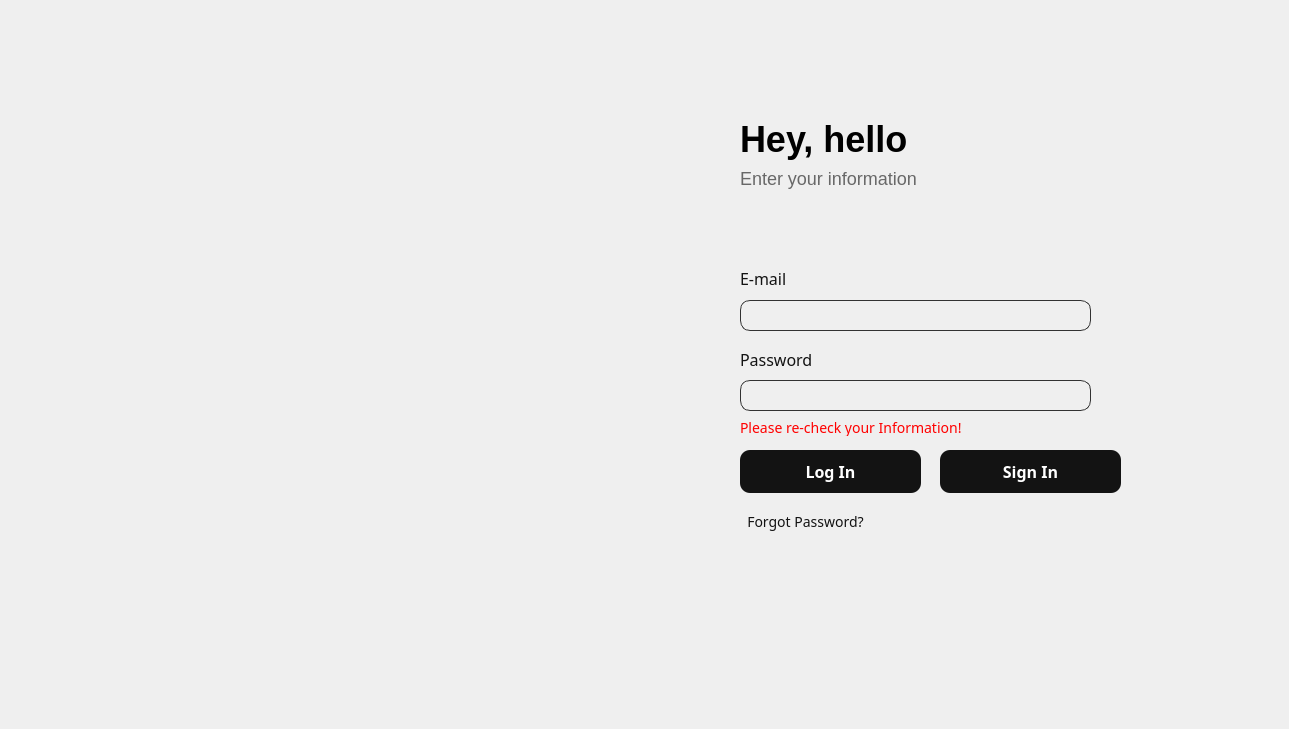
    <widget class="QWidget" name="page_1">
     <widget class="QPushButton" name="forget_btn">
      <property name="geometry">
       <rect>
        <x>710</x>
        <y>500</y>
        <width>191</width>
        <height>43</height>
       </rect>
      </property>
      <property name="sizePolicy">
       <sizepolicy hsizetype="Minimum" vsizetype="Fixed">
        <horstretch>0</horstretch>
        <verstretch>0</verstretch>
       </sizepolicy>
      </property>
      <property name="font">
       <font>
        <family>Poppins</family>
        <pointsize>-1</pointsize>
        <weight>50</weight>
        <italic>false</italic>
        <bold>false</bold>
        <underline>false</underline>
        <strikeout>false</strikeout>
       </font>
      </property>
      <property name="cursor">
       <cursorShape>PointingHandCursor</cursorShape>
      </property>
      <property name="styleSheet">
       <string notr="true">QPushButton{




text-align:left;
  background-color: rgba(0,0,0,0);
  border-color: rgb(0, 0, 238);
  border-style: none;
  font: inherit;
  height: auto;
  padding: 0;

  text-align: start;
  text-decoration: underline;
 
  width: auto;
text-decoration:none;
font-family:Poppins;
font-weight:800;
font-size:14px;
color:rgb(19, 19, 19);


font-family: 'Poppins';
font-style: normal;
font-weight: 400;
font-size: 14px;
line-height: 24px;

}</string>
      </property>
      <property name="text">
       <string>Forgot Password?</string>
      </property>
      <property name="checkable">
       <bool>false</bool>
      </property>
     </widget>
     <widget class="QLabel" name="text2_2">
      <property name="geometry">
       <rect>
        <x>740</x>
        <y>340</y>
        <width>79</width>
        <height>40</height>
       </rect>
      </property>
      <property name="font">
       <font>
        <family>Poppins</family>
        <pointsize>-1</pointsize>
        <weight>50</weight>
        <italic>false</italic>
        <bold>false</bold>
       </font>
      </property>
      <property name="focusPolicy">
       <enum>Qt::ClickFocus</enum>
      </property>
      <property name="styleSheet">
       <string notr="true">font-family: 'Poppins';
font-style: normal;
font-weight: 400;
font-size: 16px;
line-height: 24px;
background:rgba(0,0,0,0);


color: rgb(19, 19, 19);</string>
      </property>
      <property name="text">
       <string>Password</string>
      </property>
     </widget>
     <widget class="QPushButton" name="Login_btn">
      <property name="geometry">
       <rect>
        <x>740</x>
        <y>450</y>
        <width>181</width>
        <height>43</height>
       </rect>
      </property>
      <property name="sizePolicy">
       <sizepolicy hsizetype="Minimum" vsizetype="Fixed">
        <horstretch>0</horstretch>
        <verstretch>0</verstretch>
       </sizepolicy>
      </property>
      <property name="font">
       <font>
        <family>Poppins</family>
        <pointsize>-1</pointsize>
        <weight>62</weight>
        <italic>false</italic>
        <bold>true</bold>
       </font>
      </property>
      <property name="cursor">
       <cursorShape>PointingHandCursor</cursorShape>
      </property>
      <property name="styleSheet">
       <string notr="true">QPushButton{
background-color: rgb(19, 19, 19); border-radius: 10px; padding: 10px; color:white;
font-family: 'Poppins';
font-style: normal;
font-weight: 500;
font-size: 16px;
line-height: 24px;

}
QPushButton:hover{
background:rgb(129, 129, 129);
border-radius:10px;
}

</string>
      </property>
      <property name="text">
       <string>Log In</string>
      </property>
      <property name="checkable">
       <bool>false</bool>
      </property>
     </widget>
     <widget class="QLabel" name="heyhello">
      <property name="geometry">
       <rect>
        <x>740</x>
        <y>114</y>
        <width>242</width>
        <height>51</height>
       </rect>
      </property>
      <property name="styleSheet">
       <string notr="true">font-family: 'Poppins';
font-style: normal;
background:rgba(0,0,0,0);
font-weight: 700;
font-size: 36px;
line-height: 54px;

</string>
      </property>
      <property name="text">
       <string>Hey, hello</string>
      </property>
     </widget>
     <widget class="QLabel" name="text1_2">
      <property name="geometry">
       <rect>
        <x>740</x>
        <y>259</y>
        <width>85</width>
        <height>40</height>
       </rect>
      </property>
      <property name="font">
       <font>
        <family>Poppins</family>
        <pointsize>-1</pointsize>
        <weight>50</weight>
        <italic>false</italic>
        <bold>false</bold>
       </font>
      </property>
      <property name="focusPolicy">
       <enum>Qt::ClickFocus</enum>
      </property>
      <property name="styleSheet">
       <string notr="true">font-family: 'Poppins';
font-style: normal;
font-weight: 400;
font-size: 16px;
line-height: 24px;

background:rgba(0,0,0,0);

color: rgb(19, 19, 19);</string>
      </property>
      <property name="text">
       <string>E-mail</string>
      </property>
     </widget>
     <widget class="QLineEdit" name="email_login">
      <property name="geometry">
       <rect>
        <x>740</x>
        <y>300</y>
        <width>351</width>
        <height>31</height>
       </rect>
      </property>
      <property name="styleSheet">
       <string notr="true">background-color: white; border-radius: 10px; padding-left: 10px;
background:rgba(0,0,0,0);
border: 1px solid rgb(50,50,50);</string>
      </property>
      <property name="text">
       <string/>
      </property>
      <property name="echoMode">
       <enum>QLineEdit::Normal</enum>
      </property>
     </widget>
     <widget class="QLabel" name="background">
      <property name="geometry">
       <rect>
        <x>0</x>
        <y>0</y>
        <width>1280</width>
        <height>720</height>
       </rect>
      </property>
      <property name="styleSheet">
       <string notr="true">background:url(&quot;:/Icons/Icons/Images/loginpage.png&quot;);</string>
      </property>
      <property name="text">
       <string/>
      </property>
     </widget>
     <widget class="QLabel" name="information">
      <property name="geometry">
       <rect>
        <x>740</x>
        <y>134</y>
        <width>242</width>
        <height>89</height>
       </rect>
      </property>
      <property name="styleSheet">
       <string notr="true">background:rgba(0,0,0,0);

font-family: 'Poppins';
font-style: normal;
font-weight: 275;
font-size: 18px;
line-height: 27px;
/* identical to box height */


color: rgb(104, 104, 104);

</string>
      </property>
      <property name="text">
       <string>Enter your information</string>
      </property>
     </widget>
     <widget class="QLineEdit" name="password_2">
      <property name="geometry">
       <rect>
        <x>740</x>
        <y>380</y>
        <width>351</width>
        <height>31</height>
       </rect>
      </property>
      <property name="styleSheet">
       <string notr="true">background-color: white; border-radius: 10px; padding: 10px;
background:rgba(0,0,0,0);
border: 1px solid rgb(50,50,50);</string>
      </property>
      <property name="text">
       <string/>
      </property>
      <property name="echoMode">
       <enum>QLineEdit::Password</enum>
      </property>
     </widget>
     <widget class="QPushButton" name="Login_btn_2">
      <property name="geometry">
       <rect>
        <x>940</x>
        <y>450</y>
        <width>181</width>
        <height>43</height>
       </rect>
      </property>
      <property name="sizePolicy">
       <sizepolicy hsizetype="Minimum" vsizetype="Fixed">
        <horstretch>0</horstretch>
        <verstretch>0</verstretch>
       </sizepolicy>
      </property>
      <property name="font">
       <font>
        <family>Poppins</family>
        <pointsize>-1</pointsize>
        <weight>62</weight>
        <italic>false</italic>
        <bold>true</bold>
       </font>
      </property>
      <property name="cursor">
       <cursorShape>PointingHandCursor</cursorShape>
      </property>
      <property name="styleSheet">
       <string notr="true">QPushButton{
background-color: rgb(19, 19, 19); border-radius: 10px; padding: 10px; color:white;
font-family: 'Poppins';
font-style: normal;
font-weight: 500;
font-size: 16px;
line-height: 24px;

}
QPushButton:hover{
background:rgb(129, 129, 129);
border-radius:10px;
}

</string>
      </property>
      <property name="text">
       <string>Sign In</string>
      </property>
      <property name="checkable">
       <bool>false</bool>
      </property>
     </widget>
     <widget class="QLabel" name="label_60">
      <property name="geometry">
       <rect>
        <x>740</x>
        <y>420</y>
        <width>251</width>
        <height>16</height>
       </rect>
      </property>
      <property name="styleSheet">
       <string notr="true">font-family:Poppins;
font-weight:400;
font-size:14px;
color: red;
background-color:rgba(255, 255, 255, 0);</string>
      </property>
      <property name="text">
       <string>Please re-check your Information!</string>
      </property>
     </widget>
     <zorder>background</zorder>
     <zorder>forget_btn</zorder>
     <zorder>text2_2</zorder>
     <zorder>Login_btn</zorder>
     <zorder>heyhello</zorder>
     <zorder>text1_2</zorder>
     <zorder>email_login</zorder>
     <zorder>information</zorder>
     <zorder>password_2</zorder>
     <zorder>Login_btn_2</zorder>
     <zorder>label_60</zorder>
    </widget>
